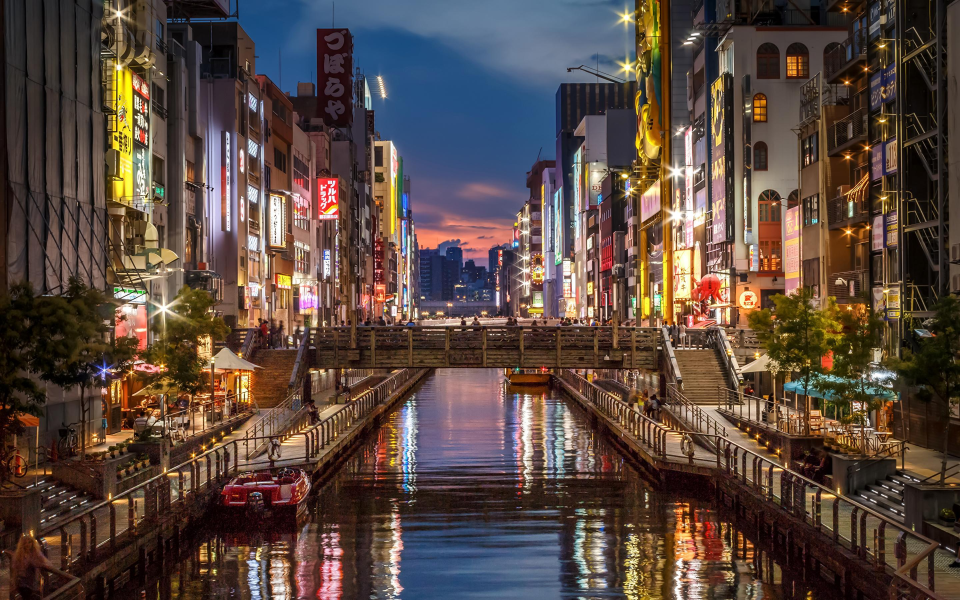
#> input picture sport/Osaka.jpg, 2880 x 1800 px (shown at 1/3 size)
$ python display_image.py   (older library calls are emulated)
#> lines starting #> are read from the running program, lines starting #| are printed output that depends on the picture; after the words box and inside, x2 and y2 are one past the last pixel; in counts of white or black regions, pixels touching at a corner belong together
#> in main, img is the input picture: shape (1800, 2880, 3); mean B, G, R 64.2, 72.3, 89.4
# -*- coding: utf-8 -*-
"""
Created on Fri May 24 11:00:41 2024

@author: User
"""
import cv2
print(cv2.__version__)
import numpy as np
import matplotlib.pyplot as plt

#Sobel偵測
#THRESH_BINARY_INV ->白底黑描
def Sobel_edge_detection(f):
    gray = cv2.cvtColor(f, cv2.COLOR_BGR2GRAY)
    grad_x = cv2.Sobel(gray, cv2.CV_32F, 1, 0, ksize=3)
    grad_y = cv2.Sobel(gray, cv2.CV_32F, 0, 1, ksize=3)

    magnitude = abs(grad_x) + abs(grad_y)
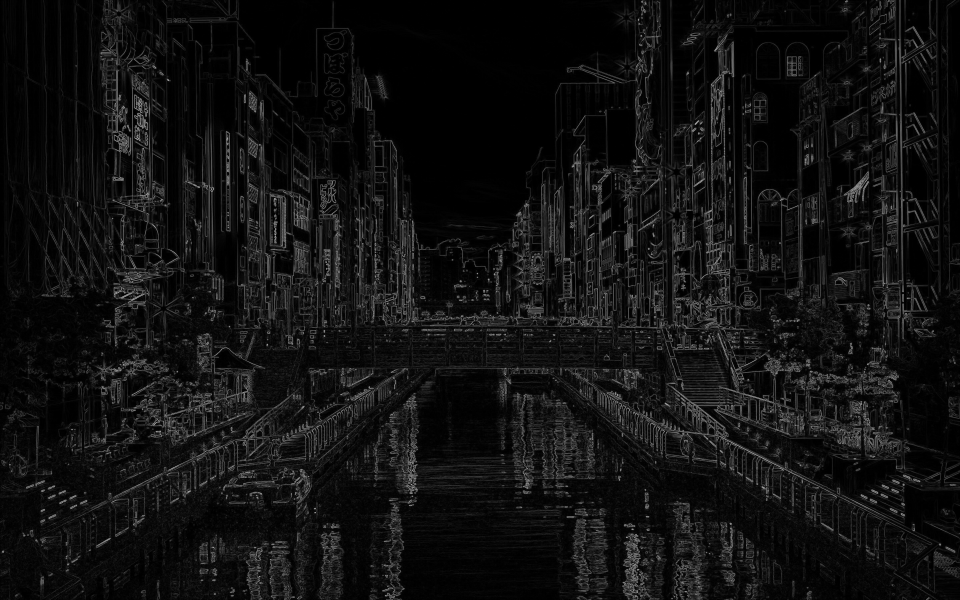
#> magnitude: shape (1800, 2880) float32 (shown at 1/3 size); min 0, max 1296, mean 89.1; drawn with min black and max white
    g = np.uint8(np.clip(magnitude, 0, 255))
    ret, g = cv2.threshold(g, 0, 255, cv2.THRESH_BINARY_INV + cv2.THRESH_OTSU)
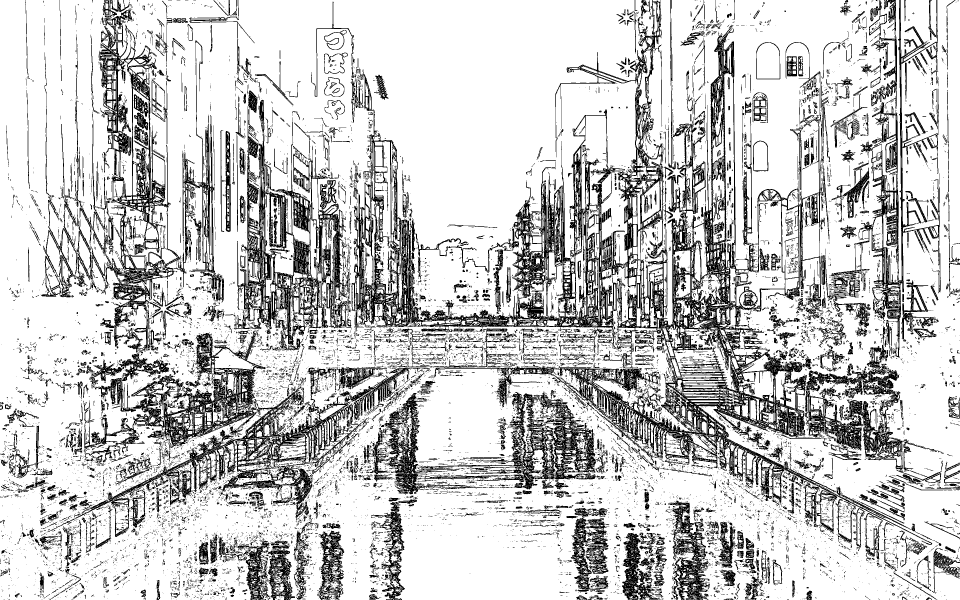
#> g: shape (1800, 2880) (shown at 1/3 size); 78.5% white; 18875 black regions (16623 under 20 px), largest, box (x1, y1, x2, y2) and area: (1061, 0, 2797, 1635) 302121, (225, 989, 1261, 1560) 106775, (701, 299, 1053, 1052) 65211
#> ret = 122

    return g

#影像銳化
def laplacian(h):
    kernel = np.array([[0,-1,0],[-1,5,-1],[0,-1,0]])
    temp = cv2.filter2D(h, cv2.CV_32F,kernel)
    x = np.uint8(np.clip(temp,0,255))

    return x

#膨脹
def Dilated(i):
    global dilated
    kernel = cv2.getStructuringElement(cv2.MORPH_RECT, (10,10))
    dilated = cv2.dilate(i, kernel)
    y = np.uint8(np.clip(dilated,0,255))

    return y

#侵蝕
def Eroded(j):
    global eroded
    kernel = cv2.getStructuringElement(cv2.MORPH_RECT, (10,10))
    eroded = cv2.erode(j,kernel)
    z = np.uint8(np.clip(eroded,0,255))

    return z

def main():
    img = cv2.imread("Osaka.jpg", -1)
    img_1 = cv2.imread("cat.jpg",-1)

    new_width = 500
    new_height = 400

    #引用Sobel偵測
    img1 = Sobel_edge_detection(img)
    resized_img = cv2.resize(img1, (new_width, new_height))
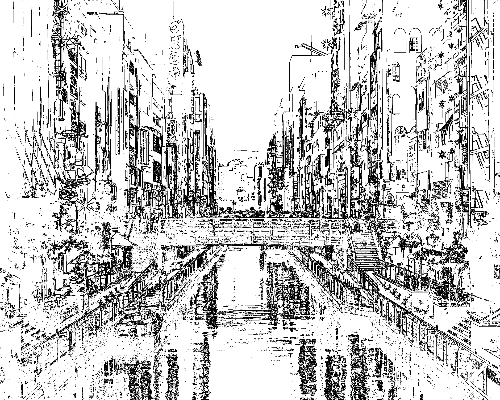
#> resized_img: shape (400, 500); min 0, max 255, mean 200.2

    #Canny偵測
    img2 = cv2.Canny(img,50,200)
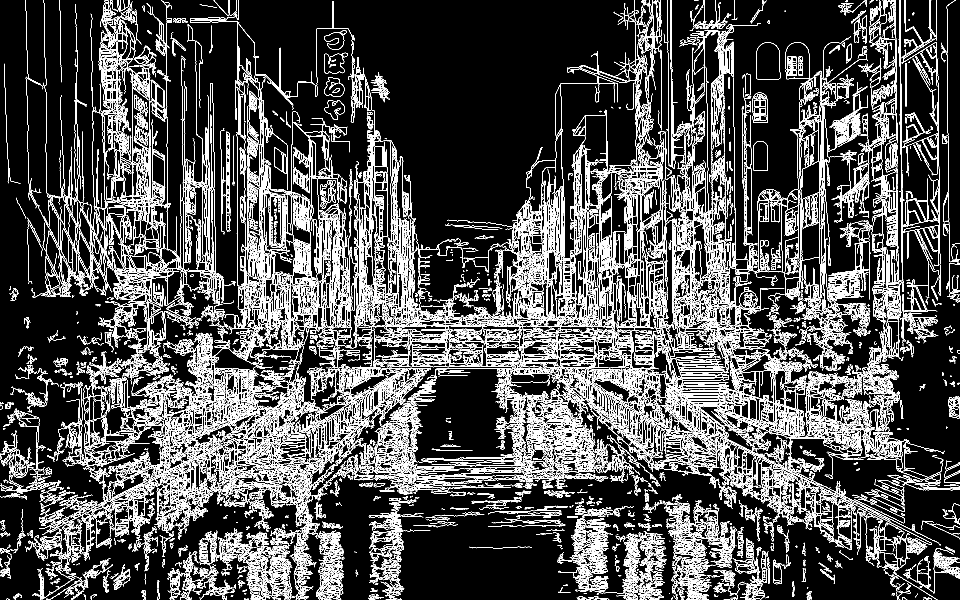
#> img2: shape (1800, 2880) (shown at 1/3 size); 13% white in thin lines or dots
    resized_img1 = cv2.resize(img2,(new_width,new_height))
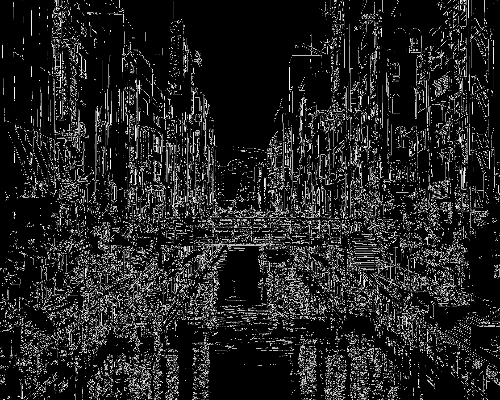
#> resized_img1: shape (400, 500); min 0, max 255, mean 33.3

    #引用影像銳化
    img3 = laplacian(img)
#> in laplacian, `temp = cv2.filter2D(h, cv2.CV_32F,kernel)`:
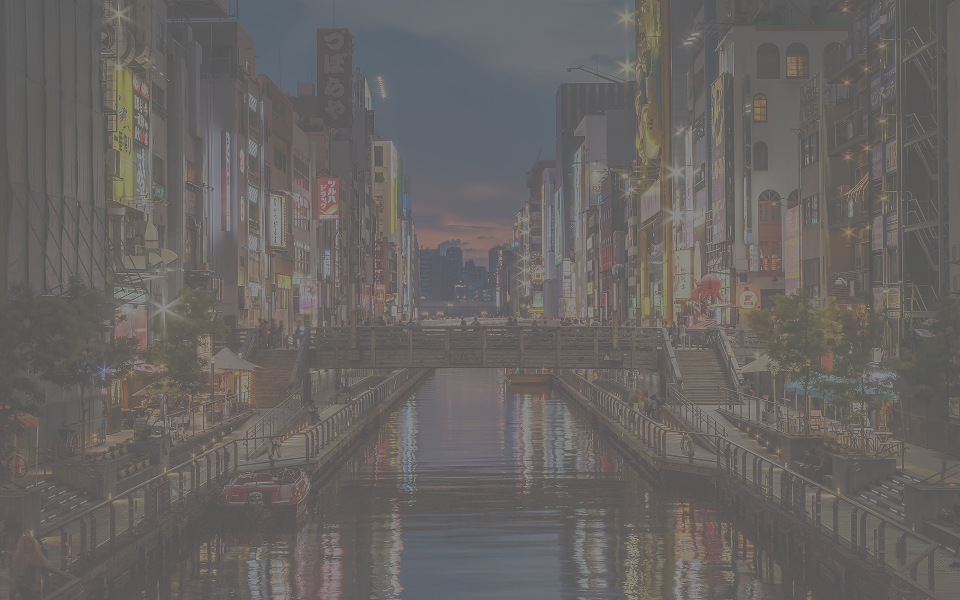
#> temp: shape (1800, 2880, 3) float32 (shown at 1/3 size); mean B, G, R 64.2, 72.3, 89.4; drawn with min black and max white
    resized_img2 = cv2.resize(img3,(new_width,new_height))
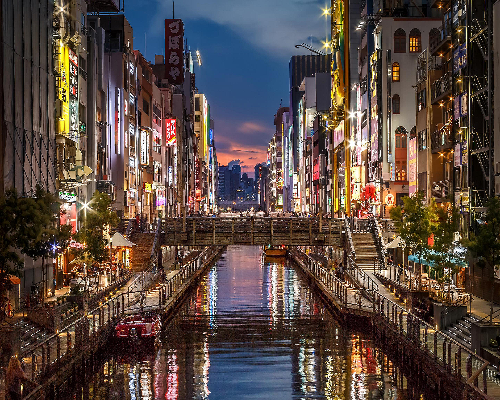
#> resized_img2: shape (400, 500, 3); mean B, G, R 65.8, 72.4, 88

    #引用膨脹
    img4 = Dilated(img_1)
    resized_img3 = cv2.resize(img4,(new_width,new_height))

    #引用侵蝕
    img5 = Eroded(img_1)
    resized_img4 = cv2.resize(img5,(new_width,new_height))


    cv2.imshow("Sobel", resized_img)
    cv2.imshow("Canny", resized_img1)
    cv2.imshow("Laplacian",resized_img2)
    cv2.imshow("Dilate",resized_img3)
    cv2.imshow("Erode",resized_img4)

    cv2.waitKey(0)

    # 關閉所有 OpenCV 窗口
    cv2.destroyAllWindows()

#> (the run stopped early here; a loop or call above may not have finished)

$ run again, with 123/image/sport1.jpg copied over sport/Osaka.jpg
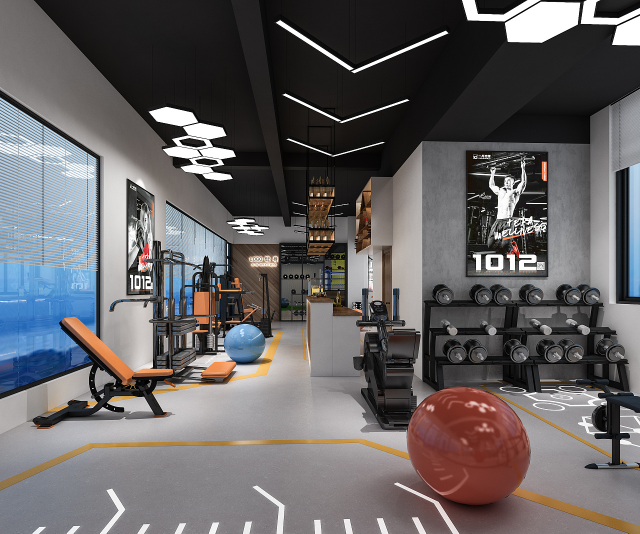
#> input picture 123/image/sport1.jpg, 1280 x 1067 px (shown at 1/2 size)
#> in main, img is the input picture: shape (1067, 1280, 3); mean B, G, R 99.4, 98.2, 101.2
#> in Sobel_edge_detection, `ret, g = cv2.threshold(g, 0, 255, cv2.THRESH_BINARY_INV + cv2.THRESH_O..`:
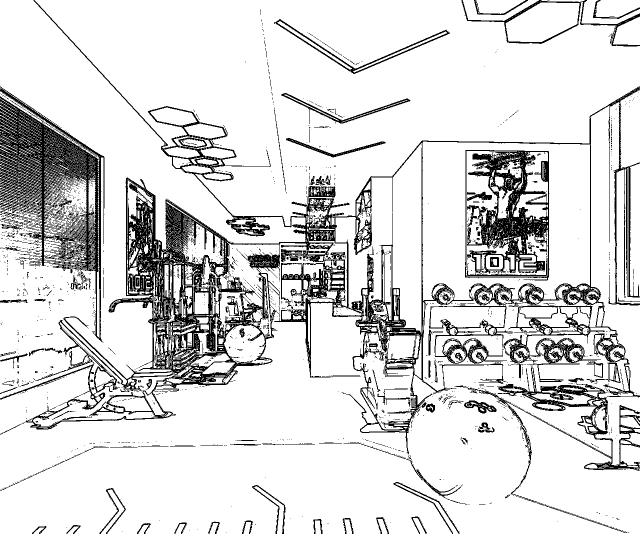
#> g: shape (1067, 1280) (shown at 1/2 size); 85.5% white; 1756 black regions (1595 under 20 px), largest, box (x1, y1, x2, y2) and area: (0, 0, 1280, 1066) 114003, (0, 173, 209, 686) 32308, (930, 300, 1099, 561) 19338
#> ret = 120
#> img2: shape (1067, 1280); 8.1% white in thin lines or dots
#> in main, `resized_img2 = cv2.resize(img3,(new_width,new_height))`:
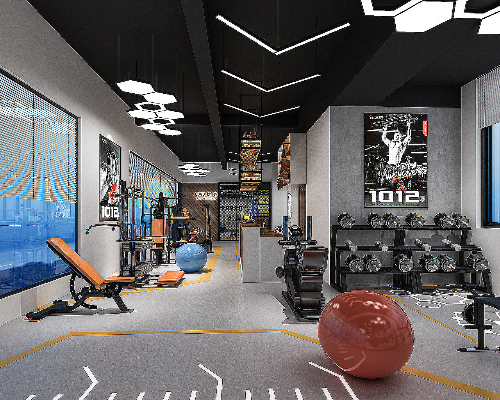
#> resized_img2: shape (400, 500, 3); mean B, G, R 100, 99.2, 102.1
